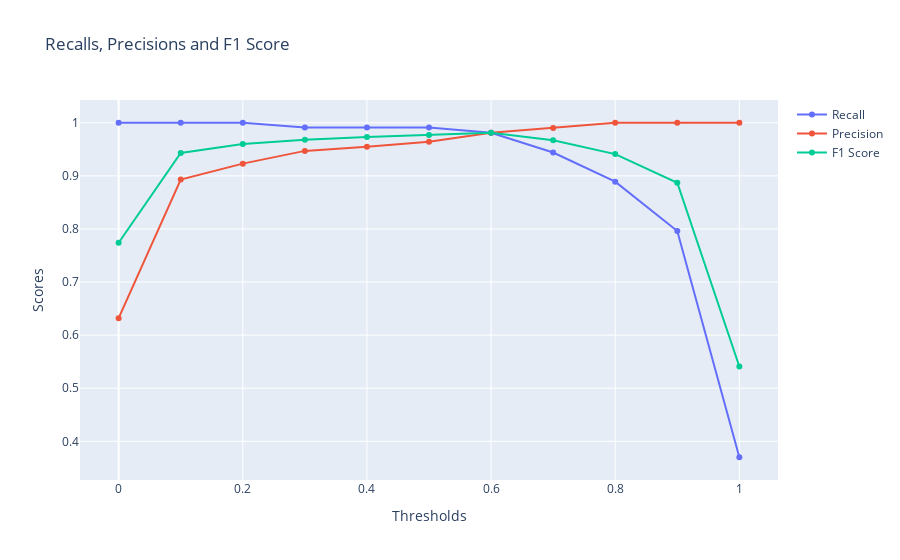

The cell this chart's notebook holds for it:
### Code cell
# Create a new figure for plotting
fig = go.Figure()

# Round the values in the df_confusion_metrix DataFrame to two decimal places
df_confusion_matrix_graph = df_confusion_matrix.round(3)

fig.add_trace(go.Scatter(x=df_confusion_matrix_graph['Thresholds'], y=df_confusion_matrix_graph['recall'], mode='lines+markers', name='Recall'))
fig.add_trace(go.Scatter(x=df_confusion_matrix_graph['Thresholds'], y=df_confusion_matrix_graph['precision'], mode='lines+markers', name='Precision'))
fig.add_trace(go.Scatter(x=df_confusion_matrix_graph['Thresholds'], y=df_confusion_matrix_graph['f1_score'], mode='lines+markers', name='F1 Score'))
fig.update_layout(title='Recalls, Precisions and F1 Score', xaxis_title='Thresholds', yaxis_title='Scores')

# Display the figure
fig.show()

# Feature importances
importances = model.feature_importances_
indices = np.argsort(importances)[::-1]
features = breast_cancer.feature_names

print("Feature importances:")
for f in range(X.shape[1]):
    print(f"{features[indices[f]]}: {importances[indices[f]]:.4f}")

# Plot feature importances
plt.figure(figsize=(10, 6))
plt.title("Feature importances")
plt.bar(range(X.shape[1]), importances[indices], align="center")
plt.xticks(range(X.shape[1]), [features[i] for i in indices], rotation=90)
plt.xlim([-1, X.shape[1]])
plt.show()

### Figure 1 — Plotly figure (JSON) as saved in the notebook; plotly's stock layout.template omitted (floating-point values rounded to 4 significant figures)
{"data": [{"mode": "lines+markers", "name": "Recall", "type": "scatter", "x": [0, 0.1, 0.2, 0.3, 0.4, 0.5, 0.6, 0.7, 0.8, 0.9, 1], "y": [1, 1, 1, 0.991, 0.991, 0.991, 0.981, 0.944, 0.889, 0.796, 0.37]}, {"mode": "lines+markers", "name": "Precision", "type": "scatter", "x": [0, 0.1, 0.2, 0.3, 0.4, 0.5, 0.6, 0.7, 0.8, 0.9, 1], "y": [0.632, 0.893, 0.923, 0.947, 0.955, 0.964, 0.981, 0.99, 1, 1, 1]}, {"mode": "lines+markers", "name": "F1 Score", "type": "scatter", "x": [0, 0.1, 0.2, 0.3, 0.4, 0.5, 0.6, 0.7, 0.8, 0.9, 1], "y": [0.774, 0.943, 0.96, 0.968, 0.973, 0.977, 0.981, 0.967, 0.941, 0.887, 0.541]}], "layout": {"title": {"text": "Recalls, Precisions and F1 Score"}, "xaxis": {"title": {"text": "Thresholds"}}, "yaxis": {"title": {"text": "Scores"}}}}
